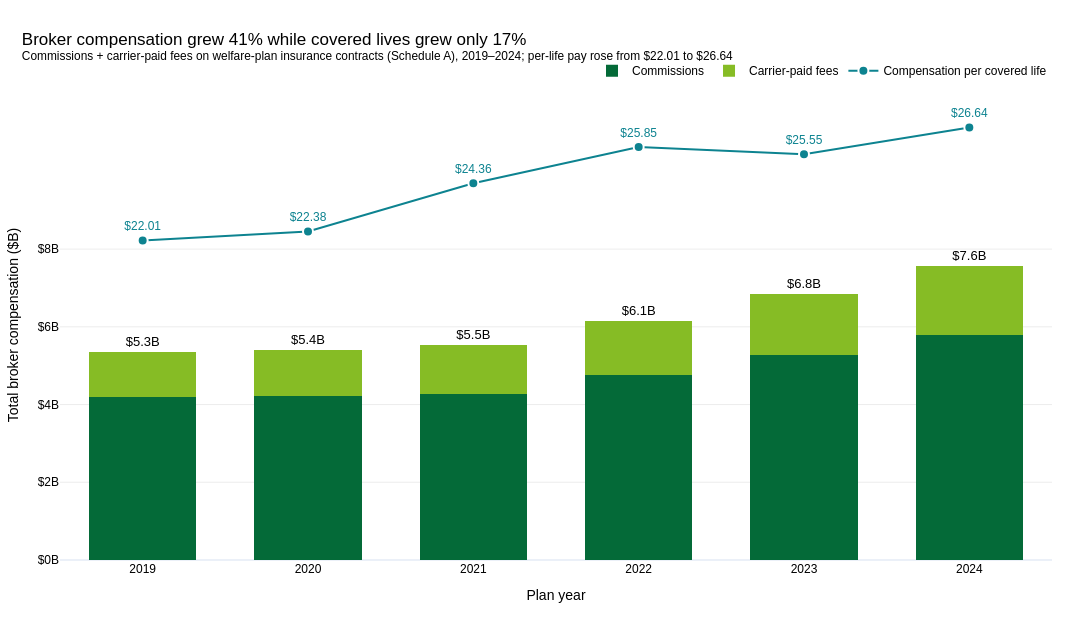

Notebook code cell kept with this figure:
### Markdown cell above
## 1. Is the broker compensation pool growing faster than the lives it covers?

### Code cell
market = contracts.groupby("FORM_YEAR", as_index=False).agg(
    commissions=("commissions", "sum"),
    fees=("fees", "sum"),
    lives=("lives", "sum"),
)
market["compensation"] = market["commissions"] + market["fees"]
market["comp_per_life"] = market["compensation"] / market["lives"]

first, last = market.iloc[0], market.iloc[-1]
comp_growth = growth(last["compensation"], first["compensation"])
lives_growth = growth(last["lives"], first["lives"])

fig = go.Figure()
fig.add_trace(
    go.Bar(
        x=market["FORM_YEAR"],
        y=market["commissions"] / 1e9,
        name="Commissions",
        marker_color=PALETTE[2],
        hovertemplate="%{x}<br>Commissions $%{y:.2f}B<extra></extra>",
    )
)
fig.add_trace(
    go.Bar(
        x=market["FORM_YEAR"],
        y=market["fees"] / 1e9,
        name="Carrier-paid fees",
        marker_color=PALETTE[0],
        text=[money(v) for v in market["compensation"]],
        textposition="outside",
        textfont=dict(size=13, color=BLACK),
        hovertemplate="%{x}<br>Fees $%{y:.2f}B<extra></extra>",
    )
)
fig.add_trace(
    go.Scatter(
        x=market["FORM_YEAR"],
        y=market["comp_per_life"],
        name="Compensation per covered life",
        yaxis="y2",
        mode="lines+markers+text",
        line=dict(color=ACCENT, width=3),
        marker=dict(size=10, color=ACCENT, line=dict(color="white", width=2)),
        text=[f"{USD}{v:.2f}" for v in market["comp_per_life"]],
        textposition="top center",
        textfont=dict(color=ACCENT, size=12),
        hovertemplate="%{x}<br>$%{y:.2f} per covered life<extra></extra>",
    )
)

base_theme(
    fig,
    f"Broker compensation grew {comp_growth:.0f}% while covered lives grew only {lives_growth:.0f}%",
    f"Commissions + carrier-paid fees on welfare-plan insurance contracts (Schedule A), {FIRST}–{LAST}; "
    f"per-life pay rose from {USD}{first['comp_per_life']:.2f} to {USD}{last['comp_per_life']:.2f}",
    height=620,
)
lo, hi = market["comp_per_life"].min(), market["comp_per_life"].max()
y2_span = (hi - lo) / 0.24

fig.update_layout(
    width=FIG_WIDTH,
    barmode="stack",
    bargap=0.35,
    legend=dict(traceorder="normal"),
    yaxis=dict(
        title="Total broker compensation ($B)",
        range=[0, market["compensation"].max() / 1e9 * 1.6],
        tickvals=list(
            range(0, int(np.ceil(market["compensation"].max() / 2e9) * 2) + 1, 2)
        ),
        ticktext=[
            f"{USD}{v}B"
            for v in range(
                0, int(np.ceil(market["compensation"].max() / 2e9) * 2) + 1, 2
            )
        ],
        showgrid=True,
        gridcolor="#EDEDED",
    ),
    yaxis2=dict(
        overlaying="y",
        side="right",
        range=[lo - 0.68 * y2_span, lo + 0.32 * y2_span],
        showgrid=False,
        showticklabels=False,
        zeroline=False,
    ),
    xaxis=dict(title="Plan year", dtick=1),
)
save_figure(fig, "01-compensation-pool-vs-lives", ANALYSIS_PATH)
fig.show()

### Figure 1 — Plotly figure (JSON) as saved in the notebook; plotly's stock layout.template omitted (floating-point values rounded to 4 significant figures)
{"data": [{"hovertemplate": "%{x}<br>Commissions $%{y:.2f}B<extra></extra>", "marker": {"color": "#046A38", "line": {"width": 0}}, "name": "Commissions", "type": "bar", "x": [2019, 2020, 2021, 2022, 2023, 2024], "y": [4.195, 4.215, 4.28, 4.758, 5.268, 5.793]}, {"hovertemplate": "%{x}<br>Fees $%{y:.2f}B<extra></extra>", "marker": {"color": "#86BC25", "line": {"width": 0}}, "name": "Carrier-paid fees", "text": ["&#36;5.3B", "&#36;5.4B", "&#36;5.5B", "&#36;6.1B", "&#36;6.8B", "&#36;7.6B"], "textfont": {"color": "#000000", "size": 13}, "textposition": "outside", "type": "bar", "x": [2019, 2020, 2021, 2022, 2023, 2024], "y": [1.155, 1.184, 1.243, 1.383, 1.566, 1.766]}, {"hovertemplate": "%{x}<br>$%{y:.2f} per covered life<extra></extra>", "line": {"color": "#0D8390", "width": 2}, "marker": {"color": "#0D8390", "line": {"color": "white", "width": 2}, "size": 10}, "mode": "lines+markers+text", "name": "Compensation per covered life", "text": ["&#36;22.01", "&#36;22.38", "&#36;24.36", "&#36;25.85", "&#36;25.55", "&#36;26.64"], "textfont": {"color": "#0D8390", "size": 12}, "textposition": "top center", "type": "scatter", "x": [2019, 2020, 2021, 2022, 2023, 2024], "y": [22.01, 22.38, 24.36, 25.85, 25.55, 26.64], "yaxis": "y2"}], "layout": {"bargap": 0.35, "barmode": "stack", "colorway": ["#86BC25", "#43B02A", "#046A38"], "font": {"color": "#000000", "family": "Arial, sans-serif"}, "height": 620, "hoverlabel": {"bgcolor": "white", "font": {"color": "#000000"}}, "legend": {"font": {"color": "#000000"}, "orientation": "h", "traceorder": "normal", "x": 1, "xanchor": "right", "y": 1.01, "yanchor": "bottom"}, "margin": {"b": 60, "l": 60, "r": 40, "t": 90}, "paper_bgcolor": "white", "plot_bgcolor": "white", "title": {"font": {"color": "#000000", "family": "Arial, sans-serif"}, "text": "Broker compensation grew 41% while covered lives grew only 17%<br><sup>Commissions + carrier-paid fees on welfare-plan insurance contracts (Schedule A), 2019–2024; per-life pay rose from &#36;22.01 to &#36;26.64</sup>", "x": 0.02, "xanchor": "left"}, "width": 1100, "xaxis": {"dtick": 1, "tickfont": {"color": "#000000"}, "title": {"text": "Plan year"}}, "yaxis": {"gridcolor": "#EDEDED", "range": [0, 12.09], "showgrid": true, "tickfont": {"color": "#000000"}, "ticktext": ["&#36;0B", "&#36;2B", "&#36;4B", "&#36;6B", "&#36;8B"], "tickvals": [0, 2, 4, 6, 8], "title": {"text": "Total broker compensation ($B)"}}, "yaxis2": {"overlaying": "y", "range": [8.884, 28.19], "showgrid": false, "showticklabels": false, "side": "right", "zeroline": false}}}
